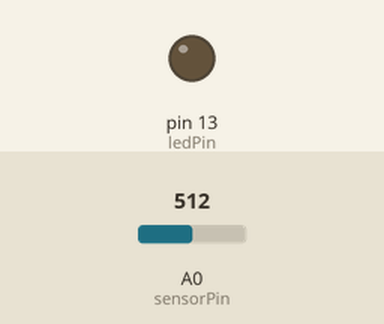
The sketch below on a simulated Arduino Uno, built with avr-gcc and run on an emulated ATmega328P. Parts: output pins drawn as LEDs (lit = HIGH). Inputs (shaded band) come from the test bench; at power-on: A0 (sensorPin) = 512.

Above: at 3.8 s.
3.9 s: A0 (sensorPin) set to 0
7.9 s: A0 (sensorPin) set to 122
At 8.69 s:
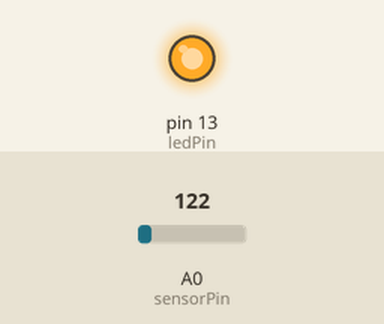
Timing chart, 0 to 17.9 s (numbered marks = the images above; inputs shaded):
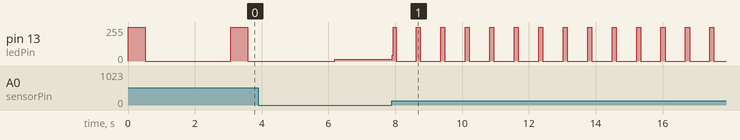

The sketch:

analog_read1.ino
```cpp
int ledPin=13;
int ledPin1=10;
int ledPin2=8;
int sensorPin=A0;
int sensorValue=0;

void setup() {
  // put your setup code here, to run once:
pinMode(ledPin, OUTPUT);
}

void loop() {
  // put your main code here, to run repeatedly:
sensorValue=analogRead(sensorPin);
digitalWrite(ledPin, HIGH);
delay(sensorValue);
digitalWrite(ledPin, LOW);
delay(sensorValue);
digitalWrite(ledPin1, HIGH);
delay(sensorValue);
digitalWrite(ledPin1, LOW);
delay(sensorValue);
digitalWrite(ledPin2, HIGH);
delay(sensorValue);
digitalWrite(ledPin2, LOW);
delay(sensorValue);
}
```

Measured:
- after the input at 7.9 s, pin 13 (ledPin): 13/255 → 42/255 at once, then moves between 0/255 and 255/255, repeating every 0.73 s
